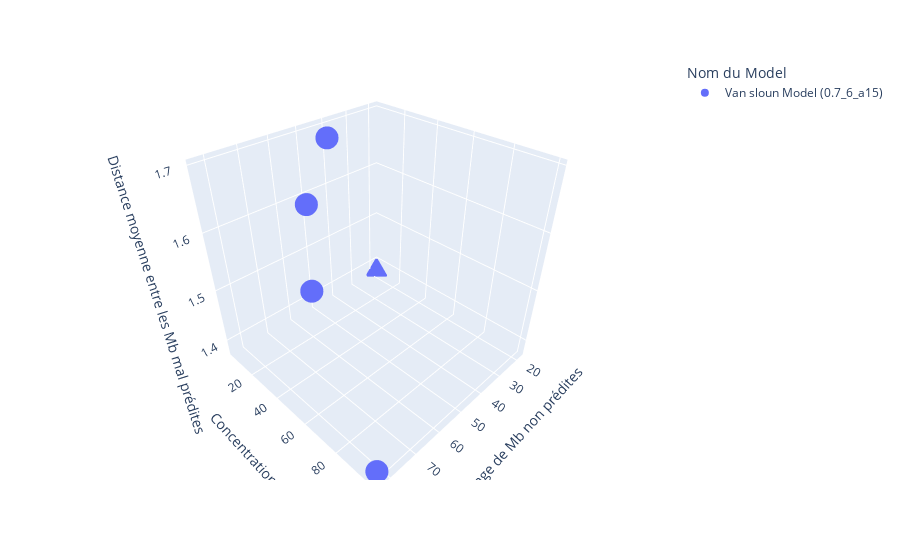

Notebook code for this chart:
### Code cell
# Plot the 3D graph with the parameter wanted
import plotly.express as px 

# fig = px.scatter_3d(df_plot, x = 'SNR', y = 'Concentration', z = 'Pourcentage de Mb bien prédites', color = 'Nom du Model')
fig = px.scatter_3d(data_3, x = 'Pourcentage de Mb non prédites', y = 'Concentration', z = 'Distance moyenne entre les Mb mal prédites', color = 'Nom du Model')
fig.show()

### Figure 1 — Plotly figure (JSON) as saved in the notebook; plotly's stock layout.template omitted (floating-point values rounded to 4 significant figures)
{"data": [{"hovertemplate": "Nom du Model=Van sloun Model (0.7_6_a15)<br>Pourcentage de Mb non prédites=%{x}<br>Concentration=%{y}<br>Distance moyenne entre les Mb mal prédites=%{z}<extra></extra>", "legendgroup": "Van sloun Model (0.7_6_a15)", "marker": {"color": "#636efa", "symbol": "circle"}, "mode": "markers", "name": "Van sloun Model (0.7_6_a15)", "scene": "scene", "showlegend": true, "type": "scatter3d", "x": [18.3, 46.19, 63.01, 73.6, 82.96], "y": [4, 15, 30, 50, 100], "z": [1.378, 1.697, 1.64, 1.558, 1.388]}], "layout": {"legend": {"title": {"text": "Nom du Model"}, "tracegroupgap": 0}, "margin": {"t": 60}, "scene": {"domain": {"x": [0, 1], "y": [0, 1]}, "xaxis": {"title": {"text": "Pourcentage de Mb non prédites"}}, "yaxis": {"title": {"text": "Concentration"}}, "zaxis": {"title": {"text": "Distance moyenne entre les Mb mal prédites"}}}}}
